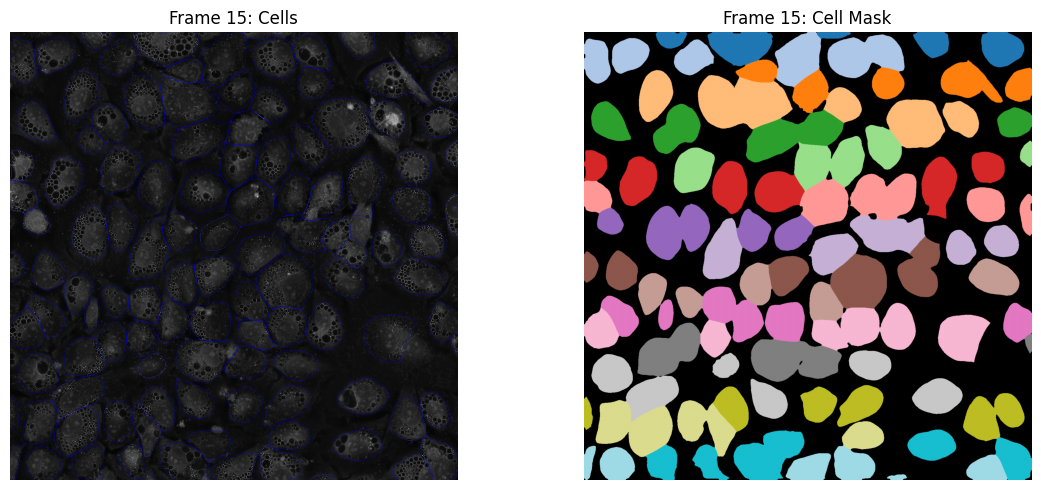
#> input picture sample/qc/Group 1_wellA1_RI_MIP_stitched_qc.png, 1041 x 490 px
$ python -i pipeline.py   (imports and definitions only)
#> lines starting #> are read from the running program, lines starting #| are printed output that depends on the picture
"""
Cell Vacuole Tracking Pipeline (Simple Segmentation)

This script performs:
1. TIFF time-lapse image loading
2. Cell segmentation using threshold + watershed
3. Cell tracking using LapTrack (optional)
4. Bubble/vacuole detection within each cell
5. CSV output with cell and bubble statistics
6. QC overlay images

Usage:
    uv run src/pipeline.py --input <tiff_path> [--sample-frame N]
        [--skip-tracking] [--max-frames N]
"""

from pathlib import Path
import argparse
import numpy as np
import pandas as pd
import tifffile as tiff
from laptrack import LapTrack
from skimage.measure import regionprops, label as label_img
from skimage.feature import blob_log, peak_local_max
from skimage.filters import gaussian, threshold_otsu
from skimage.morphology import remove_small_objects, binary_closing, disk
from skimage.segmentation import watershed, find_boundaries
from scipy import ndimage
import matplotlib.pyplot as plt
from tqdm import tqdm

# ============================================================================
# Configuration
# ============================================================================

DEFAULT_INPUT = Path('data/bafA1/Group 1_wellA1_RI_MIP_stitched.tiff')

RESULTS_DIR = Path('results')
QC_DIR = RESULTS_DIR / 'qc'

# Segmentation config
MIN_CELL_AREA = 200
GAUSSIAN_SIGMA = 1.0
PEAK_FOOTPRINT = 5

# Bubble detection config
BUBBLE_MIN_SIGMA = 2
BUBBLE_MAX_SIGMA = 15
BUBBLE_THRESHOLD = 0.05
BUBBLE_NUM_SIGMA = 3  # Reduced from 10 for speed

# ============================================================================
# Setup
# ============================================================================

# [14 lines left out: functions setup_dirs, load_tiff, not called in this run]

# ============================================================================
# Preprocessing
# ============================================================================

def normalize_frame(frame):
    """Normalize frame to [0, 1] range."""
    frame = frame.astype(np.float32)
    min_val = frame.min()
    max_val = frame.max()
    if max_val > min_val:
        frame = (frame - min_val) / (max_val - min_val)
    else:
        frame = np.zeros_like(frame)
    return frame

# ============================================================================
# Cell Segmentation (Threshold + Watershed)
# ============================================================================

def segment_cells(imgs):
    """
    Segment cells using threshold + watershed.

    Args:
        imgs: (T, Y, X) image array

    Returns:
        masks: (T, Y, X) label array with cell IDs
    """
    masks = np.zeros_like(imgs, dtype=np.int32)

    for t in range(imgs.shape[0]):
        frame = normalize_frame(imgs[t])
        smoothed = gaussian(frame, sigma=GAUSSIAN_SIGMA)

        try:
            thresh = threshold_otsu(smoothed)
        except ValueError:
            thresh = float(np.mean(smoothed))

        binary = smoothed > thresh
        binary = remove_small_objects(binary, min_size=MIN_CELL_AREA)
        binary = binary_closing(binary, disk(3))

        distance = ndimage.distance_transform_edt(binary)
        peaks = peak_local_max(
            distance,
            footprint=np.ones((PEAK_FOOTPRINT, PEAK_FOOTPRINT)),
            labels=binary,
        )

        markers = np.zeros_like(frame, dtype=np.int32)
        for idx, (r, c) in enumerate(peaks, start=1):
            markers[r, c] = idx

        if markers.max() == 0:
            labels = label_img(binary)
        else:
            labels = watershed(-distance, markers, mask=binary)

        masks[t] = labels

    return masks

# ============================================================================
# Cell Tracking
# ============================================================================

# [309 lines left out: functions track_cells, detect_bubbles_in_cell, analyze_bubbles_in_frame, analyze_file, create_qc_overlay, main, not called in this run]


# [18 lines not run here, left out]

>>> import cv2
>>> picture = cv2.imread('../sample/qc/Group 1_wellA1_RI_MIP_stitched_qc.png')
#> picture is the input picture: shape (490, 1041, 3); mean B, G, R 98.6, 100.6, 104.9
>>> result = segment_cells(picture)
#> the loop in segment_cells, `for t in range(imgs.shape[0]):` made 490 passes
#> (min_val in normalize_frame, thresh, peaks) on passes 11 to 13: (0, 0.801, [[1, 1], [561, 1], [562, 1], [1039, 1]]), (0, 0.558, [[505, 1], [506, 1], [1, 1], [1039, 1]]), (0, 0.727, [[505, 1], [506, 1], [1, 1], [1039, 1]])
#> after the loop in segment_cells, `for t in range(imgs.shape[0]):`:
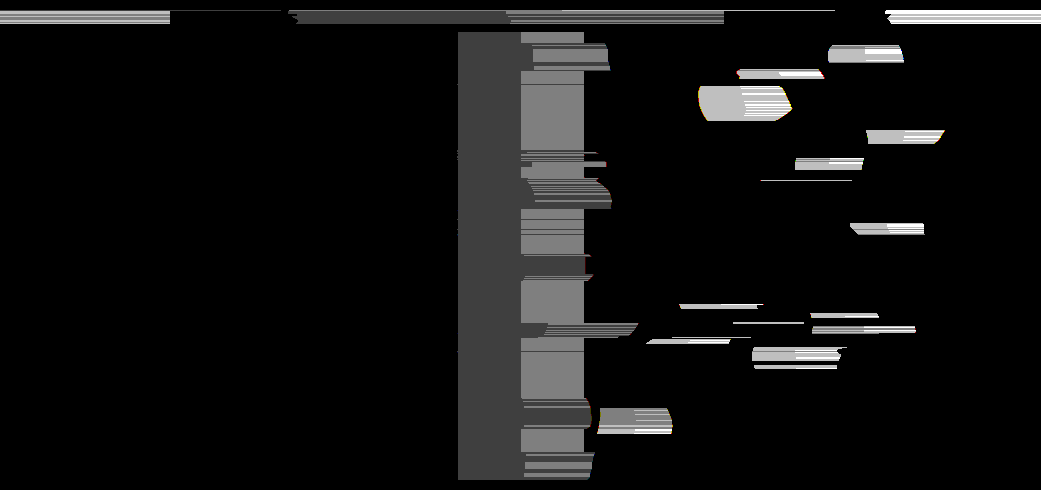
#> masks: shape (490, 1041, 3) int32; mean B, G, R 0.28, 0.281, 0.281; drawn with min black and max white
